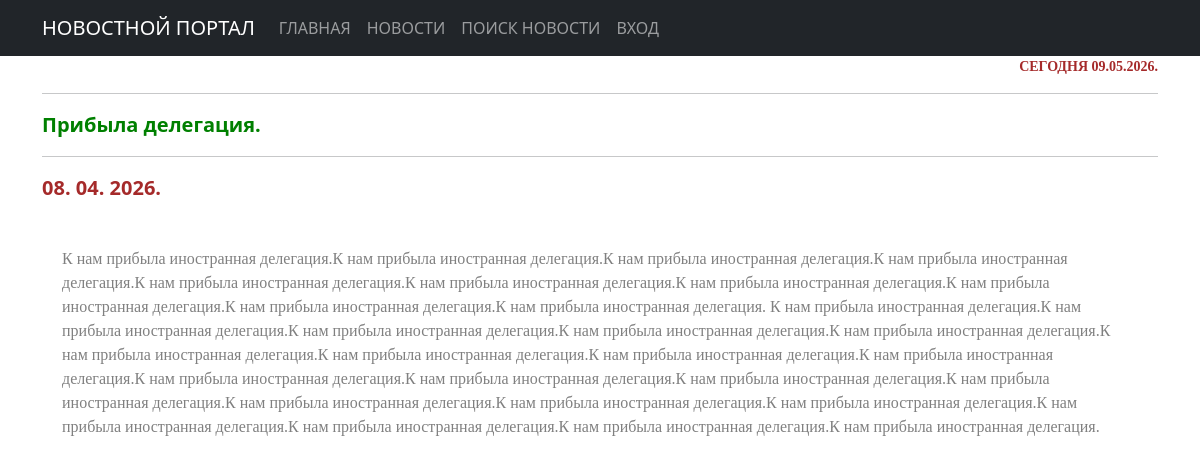
The page /news/3/ on the database as committed earlier.
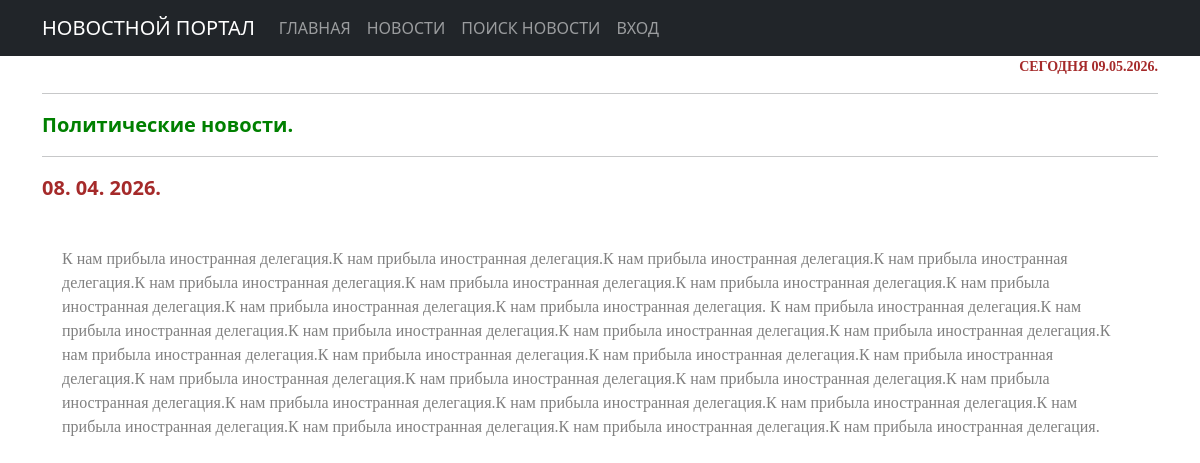
The same page on the database as committed later.
### news/models.py (models this page shows, shortened)
class Post(models.Model):
    ARTICLE = 'AR'
    NEWS = 'NW'
    TYPE_CHOICES = [(ARTICLE, 'Статья'), (NEWS, 'Новость')]
    author = models.ForeignKey(Author, on_delete=models.CASCADE)
    post_type = models.CharField(max_length=2, choices=TYPE_CHOICES, default=ARTICLE)
    created_at = models.DateTimeField(auto_now_add=True)
    categories = models.ManyToManyField(Category, through='PostCategory')
    title = models.CharField(max_length=250)
    text = models.TextField()
    rating = models.IntegerField(default=0)
    class Meta:
        ordering = ['-created_at']

### news/views.py (the view)
# urls.py: path('<int:pk>/', PostDetailView.as_view(), name='post_detail'),
class PostDetailView(DetailView):
    model = Post
    template_name = 'flatpages/post_detail.html'
    context_object_name = 'post'

### news/templatetags/custom_filters.py (called while the page is built)
@register.filter()
def censor(text):
    if not isinstance(text, str):
        raise TypeError("Требуется строка, получено: " + str(type(text).__name__))
    words = text.split()
    result = []
    for word in words:
        clean_word = ""
        punctuation = ""
        for char in word:
            if char.isalpha():
                clean_word += char
            else:
                punctuation += char
        if not clean_word:
            result.append(word)
            continue
        if clean_word.lower() in forbidden_words and clean_word[1:].islower():
            censored = clean_word[0] + '*' * (len(clean_word) - 1)
            result.append(censored + punctuation)
        else:
            result.append(word)
    return " ".join(result)

### news/templatetags/custom_tags.py (called while the page is built)
@register.simple_tag()
def current_time(format_string='%d.%m.%Y.'):
    return datetime.utcnow().strftime(format_string)

### templates/flatpages/post_detail.html
{% extends 'flatpages/default.html' %}
{% load custom_filters %}
{% load custom_tags %}
{% block content %}
<div style="text-align: right; color: brown; font-size: 14px; font-weight: bold; font-family: tahoma;">
    СЕГОДНЯ {% current_time %}
</div>
<hr>
    <div style="text-align: left; color: green; font-size: 20px; font-weight: bold;">
        {{ post.title|censor }}
    </div>
<hr>
    <div style="text-align: left;
    font-size: 20px; color: brown; font-weight: bold;">{{ post.created_at|date:"d. m. Y." }}</div>
<br>
    <div style="text-align: left;
               color: grey; font-family: tahoma; padding: 20px;">
        {{ post.text|censor }}
    </div>
{% endblock %}

Rows that differ between the two databases and show on the page:
changed Post: title|censor "Прибыла делегация." → "Политические новости."
